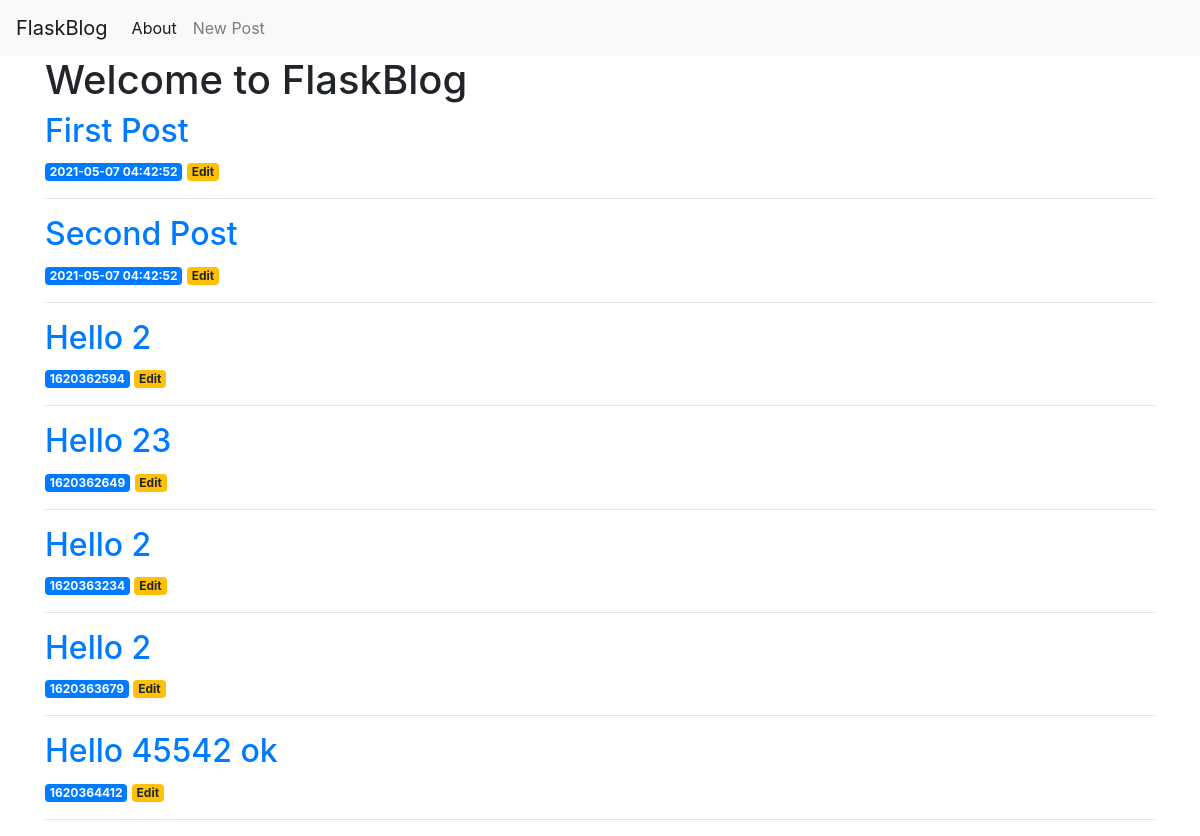
Before: / with the older database file.
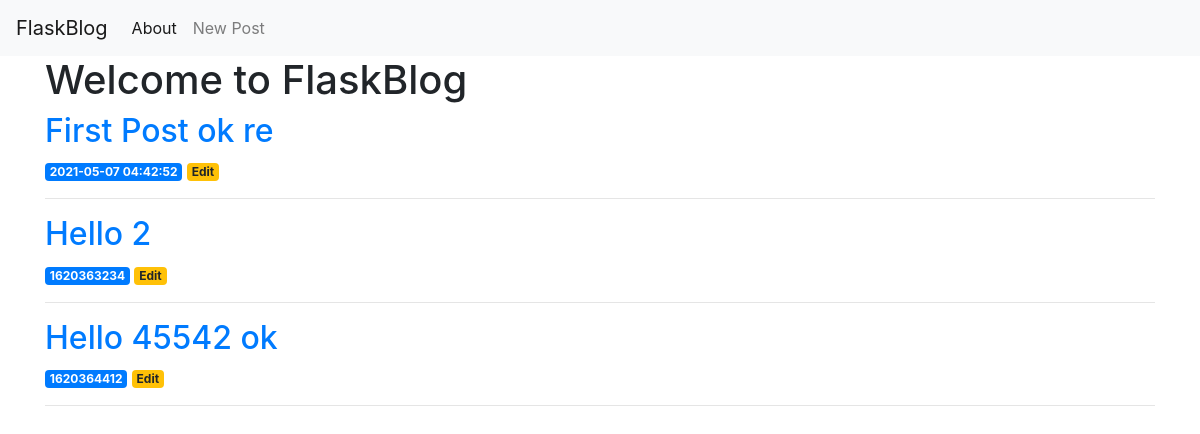
After: the same page with the newer database file.
### app.py (models this page shows, shortened)
class Post(db.Model):
    __tablename__ = 'posts'
    uuid = db.Column(db.Integer, primary_key=True)
    title = db.Column(db.String(256), index=True)
    content = db.Column(db.Text)
    created = db.Column(db.Integer)

### app.py (the view)
@app.route('/')
def index():
    conn = get_db_connection()
    posts = conn.execute('SELECT * FROM posts').fetchall()
    conn.close()
    return render_template('index.html', posts=posts)

### app.py (called while the page is built)
def get_db_connection():
    conn = sqlite3.connect('database.db')
    conn.row_factory = sqlite3.Row
    return conn

### templates/index.html
{% extends 'base.html' %}
{% block content %}
    <h1>{% block title %} Welcome to FlaskBlog {% endblock %}</h1>
    {% for post in posts %}
        <a href="{{ url_for('post', post_id=post['id']) }}">
            <h2>{{ post['title'] }}</h2>
        </a>
        <span class="badge badge-primary">{{ post['created'] }}</span>
        <a href="{{ url_for('edit', id=post['id']) }}">
            <span class="badge badge-warning">Edit</span>
        </a>
        <hr>
    {% endfor %}
{% endblock %}

### templates/base.html (shortened to what this page needs)
<!doctype html>
<html lang="en">
  <head>
    <link rel="stylesheet" href="https://stackpath.bootstrapcdn.com/bootstrap/4.3.1/css/bootstrap.min.css">
  </head>
  <body>
    <nav class="navbar navbar-expand-md navbar-light bg-light">
        <a class="navbar-brand" href="{{ url_for('index')}}">FlaskBlog</a>
        <div class="collapse navbar-collapse" id="navbarNav">
            <ul class="navbar-nav">
            <li class="nav-item active">
                <a class="nav-link" href="#">About</a>
            </li>
            <li class="nav-item">
                <a class="nav-link" href="{{url_for('create')}}">New Post</a>
            </li>
            </ul>
        </div>
    </nav>
    <div class="container">
        {% block content %} {% endblock %}
    </div>
  </body>
</html>

Changed rows visible on the page:
removed Post: title "Second Post", created "2021-05-07 04:42:52"
removed Post: title "Hello 2", created "1620362594"
removed Post: title "Hello 23", created "1620362649"
removed Post: title "Hello 2", created "1620363679"
changed Post: title "First Post" → "First Post ok re"
